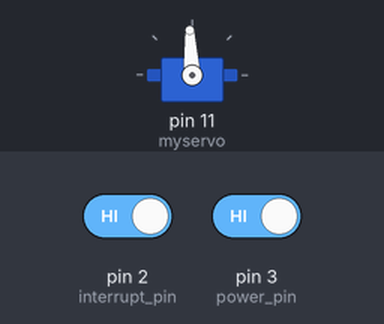
A sketch run on a simulated Arduino Uno, built with avr-gcc and run on an emulated ATmega328P. Shown: servo. The inputs (shaded band) are chosen by the test bench; at power-on: pin 2 (interrupt_pin) HIGH, pin 3 (power_pin) HIGH. What the sketch prints to the serial monitor is not drawn.

Above: at 8.8 s.
8.9 s: pin 2 (interrupt_pin) driven LOW and pin 3 (power_pin) driven LOW
Timing chart, 0 to 11.9 s (numbered marks = the images above; inputs shaded):
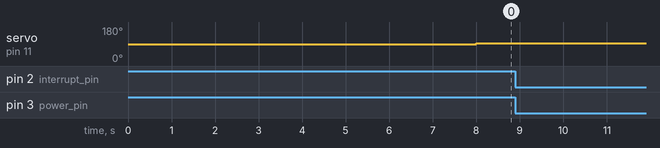

Measured:
- after the input at 8.9 s, every drawn part: stays the same

The sketch:

servo_controller.ino
```cpp
#define DEBUGX

#define MAX_PWM 17

#ifdef DEBUG
 #define DEBUG_PRINT(x)  Serial.print (x)
 #define DEBUG_PRINTLN(x)  Serial.println (x)
#else
 #define DEBUG_PRINT(x)
 #define DEBUG_PRINTLN(x)
#endif

#include <Wire.h>
#include <Servo.h>

bool old_pinstate;
int servoVal = 93;
int cur_angle = 0;
unsigned int setAngle = 33;

const int interrupt_pin = 2;
const int power_pin = 3;

unsigned long int fallVal;


Servo myservo;  // create servo object to control a servo

void setup() {
  Serial.begin(9600);           // set up Serial library at 9600 bps
  DEBUG_PRINTLN("servotest");


  pinMode(power_pin, INPUT_PULLUP);
  pinMode(interrupt_pin, INPUT);
  attachInterrupt(digitalPinToInterrupt(interrupt_pin), feedback_interrupt, CHANGE);

  myservo.attach(11);

  //setup timer0:
  TCCR0A = 0;
  TCCR0B = _BV(CS02); //256 prescaler

}

void loop() {
  bool pinstate;
  //determine to turn right or left
  int valDiff = setAngle-fallVal; //setpoint minus actual value = error
  if(old_pinstate == LOW) { //if turned on
    if (abs(valDiff) > 1 && abs(valDiff) < 64) { //too big a difference, turn some way
      if (abs(valDiff) < 32) { //easy, no need taking into account zero problems
        if(valDiff > 0) { //below zero, turn left
          servoVal = 89;
        }
        else { //above zero, turn right
          servoVal = 96;
        }
      }
      else {
        if (valDiff > 0 ) {//negative, turn right
          servoVal = 96;
        }
        else { //positive, turn left
          servoVal = 89;
        }
      }
    }
    else {
      servoVal = 93; //stop turning
    }
  }
  else {
    servoVal = 93; //stop turning
  }
  pinstate = digitalRead(power_pin);
  if (pinstate != old_pinstate) {
    delay(1000);
    pinstate = digitalRead(power_pin);
    if (pinstate != old_pinstate) {
      if (pinstate == HIGH) {
        Serial.print('H');
      }
      else {
        Serial.print('L');
      }
      old_pinstate=pinstate;
      delay(1000);
    }
  }
  myservo.write(servoVal);
}
void feedback_interrupt() {
  if (digitalRead(interrupt_pin) == LOW) { //falling
    //store timer value
    fallVal = TCNT0;
  }
  else { //rising
    TCNT0 = 0;
    //store timer value
    //restart timer
  }
}
void serialEvent() {
  /*char buffer[2];
  Serial.readBytes(buffer, 2) ;
  setAngle = atoi(buffer);
  if (setAngle > 65) {
    setAngle = 65;
  }*/
  while (Serial.available()) {
      setAngle = (char)Serial.read(); //angle 0-66
  }
  /*
  while(!Serial.available());
  char var1=Serial.read();
    while(!Serial.available());

  setAngle=var-'0';*/
  /*
  char var1=Serial.read();
  while(!Serial.available());
  char var2=Serial.read();
  char converter[]={var1,var2};
  int setAngle = atoi(converter);*/
}
```
